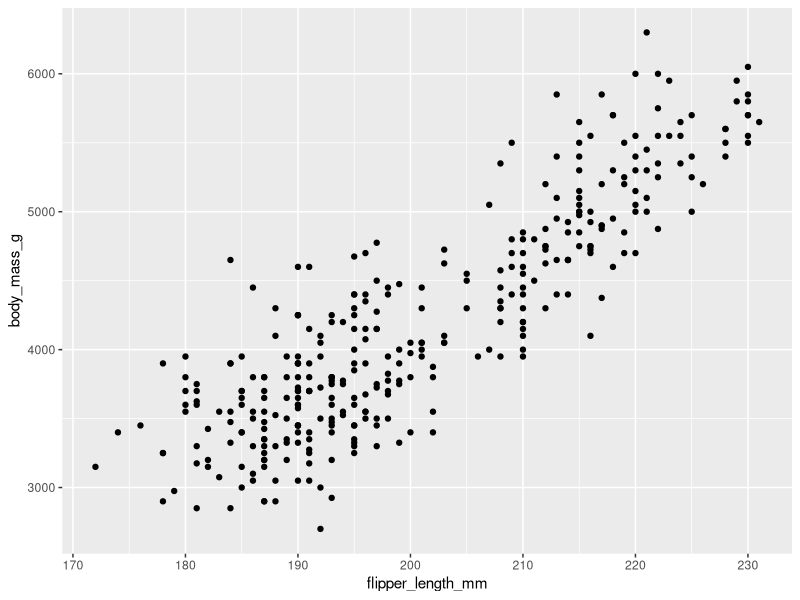
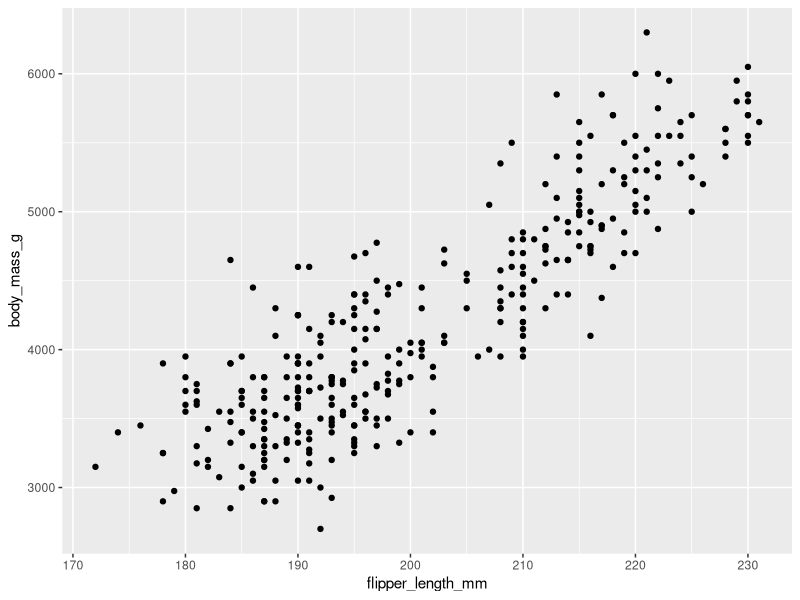
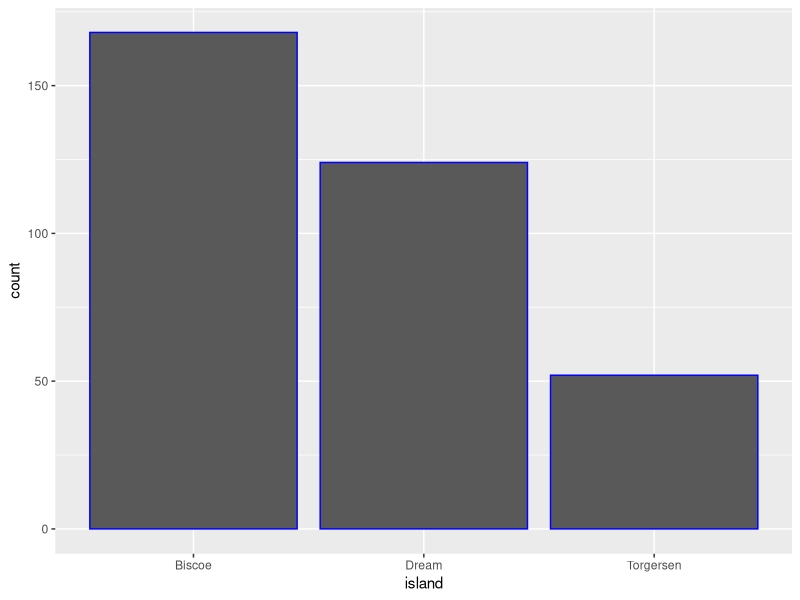

These charts were generated, in order, by the following R code:
#Install packages/Load libraries
install.packages("ggplot2")
install.packages("palmerpenguins")
library(ggplot2)
library(palmerpenguins)
data(penguins)
View(penguins)

##penguin visualization using ggplot and geom_point
ggplot(data = penguins) + geom_point(mapping = aes(x = flipper_length_mm, y = body_mass_g))

#same visualization but written a different way
ggplot(data = penguins, mapping = aes(x = flipper_length_mm, y = body_mass_g)) +  geom_point()

#some practice
ggplot(data = penguins, mapping = aes(x = island)) +  geom_bar(color = "blue")

